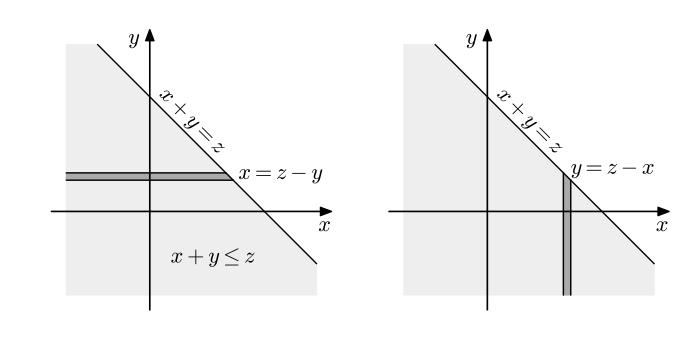

The script that saved this image:
import matplotlib.pyplot as plt
import numpy as np
from matplotlib.patches import Polygon
from matplotlib import rc

__author__ = 'ernesto'

# if use latex or mathtext
rc('text', usetex=False)

x_stripe = 3
y_stripe = 3
delta_stripe = 0.7
z = 11

# axis maximum
t_min = -8
t_max = 24+t_min
delta_t = 1.5
ax_max = t_max + delta_t
ax_min = t_min - delta_t
# y tick margin
ytm = 0.6
# font size
font_size = 16

fig = plt.figure(1, figsize=(8, 4), frameon=False)
#
# HORIZONTAL STRIPE
#
ax = fig.add_subplot(121)
plt.axis('equal')
plt.axis([ax_min, ax_max, ax_min, ax_max])

# axis arrows
plt.annotate("", xytext=(ax_min, 0), xycoords='data', xy=(ax_max, 0), textcoords='data',
             arrowprops=dict(width=0.2, headwidth=6, headlength=8, facecolor='black', shrink=0.002))
plt.annotate("", xytext=(0, ax_min), xycoords='data', xy=(0, ax_max), textcoords='data',
             arrowprops=dict(width=0.2, headwidth=6, headlength=8, facecolor='black', shrink=0.002))

# axis labels
plt.text(ax_max, -2, r'$x$', fontsize=font_size, ha='right', va='baseline')
plt.text(-1, ax_max, r'$y$', fontsize=font_size, ha='right', va='top')

# region limit
plt.plot([z-t_max, t_max], [t_max, z-t_max], 'k')

# filled area with a polygon patch
# vertices
vertices = np.array([[t_min, t_max], [t_min, t_min], [t_max, t_min], [t_max, z-t_max], [z-t_max, t_max]])
ax.add_patch(Polygon(vertices, color='#EEEEEE'))

# filled area with a polygon patch
vertices = np.array([[t_min, y_stripe], [z-y_stripe, y_stripe], [z-y_stripe-delta_stripe, y_stripe+delta_stripe],
                     [t_min, y_stripe+delta_stripe]])
ax.add_patch(Polygon(vertices, color='#AAAAAA'))
# stripe limits
plt.plot([t_min, z-y_stripe], [y_stripe, y_stripe], 'k')
plt.plot([t_min, z-y_stripe-delta_stripe], [y_stripe+delta_stripe, y_stripe+delta_stripe], 'k')

# labels
plt.text(z-y_stripe+0.5, y_stripe, r'$x=z-y$', fontsize=font_size, ha='left', va='baseline')
plt.text(2, -5, r'$x+y\leq z$', fontsize=font_size, ha='left', va='baseline')

x = 4
plt.text(x, z-x-2, r'$x+y=z$', fontsize=font_size, ha='center', va='bottom', rotation=-45)
plt.axis('off')

#
# VERTICAL STRIPE
#
ax = fig.add_subplot(122)
plt.axis('equal')
plt.axis([ax_min, ax_max, ax_min, ax_max])

# axis arrows
plt.annotate("", xytext=(ax_min, 0), xycoords='data', xy=(ax_max, 0), textcoords='data',
             arrowprops=dict(width=0.2, headwidth=6, headlength=8, facecolor='black', shrink=0.002))
plt.annotate("", xytext=(0, ax_min), xycoords='data', xy=(0, ax_max), textcoords='data',
             arrowprops=dict(width=0.2, headwidth=6, headlength=8, facecolor='black', shrink=0.002))

# axis labels
plt.text(ax_max, -2, r'$x$', fontsize=font_size, ha='right', va='baseline')
plt.text(-1, ax_max, r'$y$', fontsize=font_size, ha='right', va='top')

# region limit
plt.plot([z-t_max, t_max], [t_max, z-t_max], 'k')

# filled area with a polygon patch
# vertices
vertices = np.array([[t_min, t_max], [t_min, t_min], [t_max, t_min], [t_max, z-t_max], [z-t_max, t_max]])
ax.add_patch(Polygon(vertices, color='#EEEEEE'))

# filled area with a polygon patch
vertices = np.array([[z-y_stripe-delta_stripe, t_min], [z-y_stripe, t_min], [z-y_stripe, y_stripe],
                     [z-y_stripe-delta_stripe, y_stripe+delta_stripe]])
ax.add_patch(Polygon(vertices, color='#AAAAAA'))
# stripe limits
plt.plot([z-y_stripe-delta_stripe, z-y_stripe-delta_stripe], [t_min, y_stripe+delta_stripe], 'k')
plt.plot([z-y_stripe, z-y_stripe], [t_min, y_stripe], 'k')

# labels
plt.text(z-y_stripe, y_stripe+0.5, r'$y=z-x$', fontsize=font_size, ha='left', va='baseline')
#plt.text(0, -5, r'$x+y\leq z$', fontsize=font_size, ha='left', va='baseline')

x = 4
plt.text(x, z-x-2, r'$x+y=z$', fontsize=font_size, ha='center', va='bottom', rotation=-45)

plt.axis('off')

plt.savefig('joint_distribution_region_rv_sum.pdf', bbox_inches='tight')
plt.show()


#
# SPECIAL CASE WITH X AND Y POSITIVE
#
fig = plt.figure(2, figsize=(8, 4), frameon=False)
ax = fig.add_subplot(121)

plt.axis([ax_min, ax_max, ax_min, ax_max])
ax.set_aspect('equal', adjustable='box')


plt.annotate("", xytext=(ax_min, 0), xycoords='data', xy=(ax_max, 0), textcoords='data',
             arrowprops=dict(width=0.2, headwidth=6, headlength=8, facecolor='black', shrink=0.002))
plt.annotate("", xytext=(0, ax_min), xycoords='data', xy=(0, ax_max), textcoords='data',
             arrowprops=dict(width=0.2, headwidth=6, headlength=8, facecolor='black', shrink=0.002))

# axis labels
plt.text(ax_max, -2, r'$x$', fontsize=font_size, ha='right', va='baseline')
plt.text(z, -2, r'$z$', fontsize=font_size, ha='center', va='baseline')
plt.text(-1, ax_max, r'$y$', fontsize=font_size, ha='right', va='top')
plt.text(-1, z, r'$z$', fontsize=font_size, ha='right', va='center')

plt.plot(z, 0, 'k.', markersize=7)
plt.plot(0, z, 'k.', markersize=7)

# region limit
plt.plot([z-t_max, t_max], [t_max, z-t_max], 'k')

# filled area with a polygon patch
# vertices
vertices = np.array([[0, 0], [z, 0], [0, z]])
ax.add_patch(Polygon(vertices, color='#EEEEEE'))

# filled area with a polygon patch
vertices = np.array([[0, y_stripe], [z-y_stripe, y_stripe], [z-y_stripe-delta_stripe, y_stripe+delta_stripe],
                     [0, y_stripe+delta_stripe]])
ax.add_patch(Polygon(vertices, color='#AAAAAA'))
# stripe limits
plt.plot([0, z-y_stripe], [y_stripe, y_stripe], 'k')
plt.plot([0, z-y_stripe-delta_stripe], [y_stripe+delta_stripe, y_stripe+delta_stripe], 'k')

# labels
plt.text(z-y_stripe+0.5, y_stripe, r'$x=z-y$', fontsize=font_size, ha='left', va='baseline')

x = 4
plt.text(x, z-x-2, r'$x+y=z$', fontsize=font_size, ha='center', va='bottom', rotation=-45)
plt.axis('off')

plt.savefig('joint_distribution_region_rv_sum_positive.pdf', bbox_inches='tight')
plt.show()
